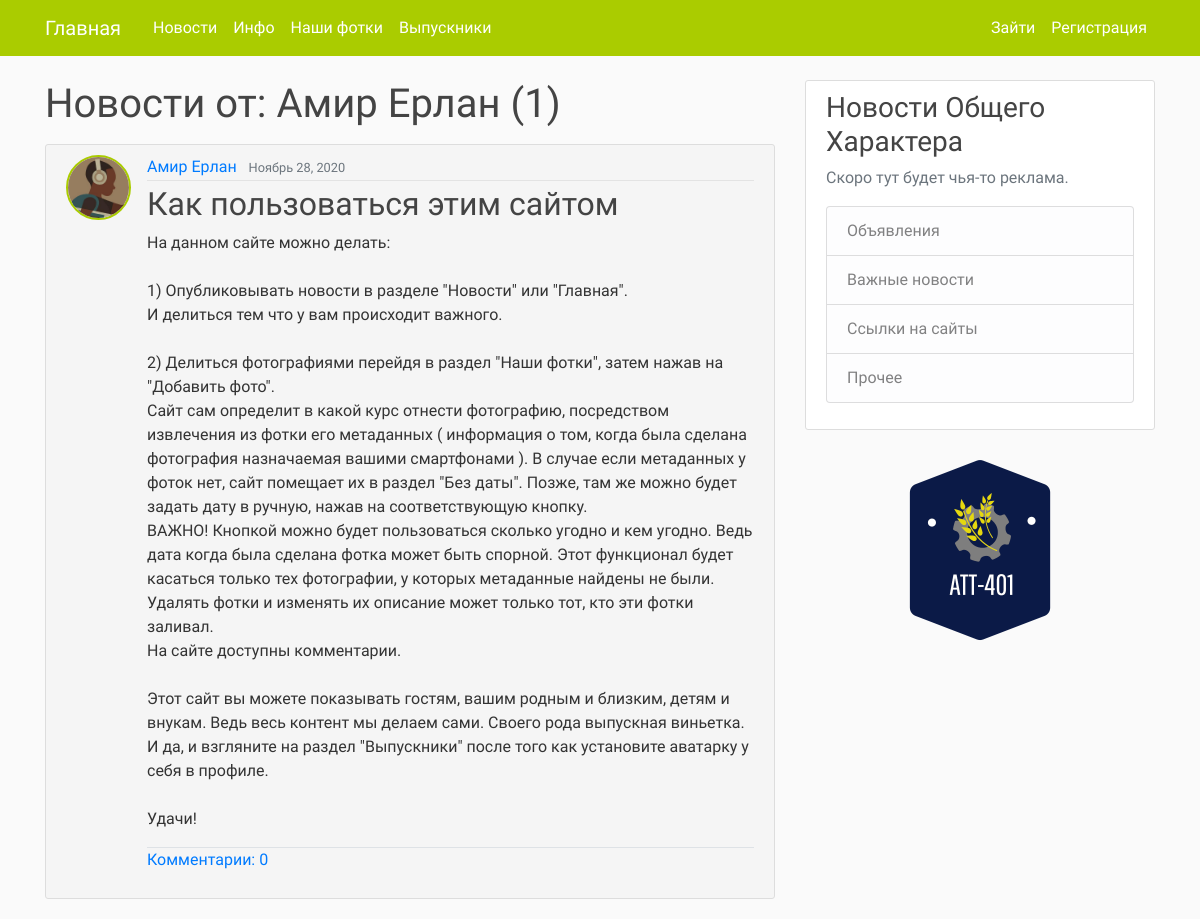
Screenshot of /user/Амир_Ерлан with the database file from the repository.
### BlogApp/models.py (models this page shows, shortened)
class Post(models.Model):
    title = models.CharField('Заголовок', max_length=100)
    content = models.TextField('Содержание')
    date_posted = models.DateTimeField(default=timezone.now)
    author = models.ForeignKey(User, on_delete=models.CASCADE)
    image = models.ImageField('Прикрепить фото', upload_to='news_photos', null=True, blank=True)
    pinned = models.BooleanField(default=False)
    current_image_name = models.TextField(null=True, blank=True)

### users/models.py (models this page shows, shortened)
class Profile(models.Model):
    user = models.OneToOneField(User, on_delete=models.CASCADE)
    image = models.ImageField(default="default.jpg")
    nickname = models.CharField(max_length=100, default="Никак")
    birthday = models.DateField(null=True, blank=True)
    cap = models.BooleanField(null=True, blank=True)
    left = models.IntegerField(null=True, blank=True)
    upper = models.IntegerField(null=True, blank=True)
    right = models.IntegerField(null=True, blank=True)
    lower = models.IntegerField(null=True, blank=True)
    old_image = models.TextField(null=True, blank=True)
    current_image_name = models.TextField(null=True, blank=True)

### BlogApp/views.py (the view)
# urls.py: path('user/<str:username>', UserPostListView.as_view(), name="user-posts"),
class UserPostListView(ListView):
    model = Post
    template_name = "BlogApp/user_posts.html" # <app>/<model>_<viewtype>.html
    context_object_name = "posts"
    paginate_by = 5
    def get_queryset(self):
        user = get_object_or_404(User, username=self.kwargs.get("username"))
        return Post.objects.filter(author=user).order_by("-date_posted")

### users/templatetags/name_filter.py (called while the page is built)
@register.filter(name='cutter')
@stringfilter
def cutter(value):
    return value.replace('_', ' ')

### BlogApp/templates/BlogApp/user_posts.html (shortened to what this page needs)
{% extends "BlogApp/base.html" %}
{% load name_filter %}
{% block content %}
    <h1 class="mb-3">Новости от: {{ view.kwargs.username|cutter }} ({{ page_obj.paginator.count }})</h1>
    {% for post in posts %}
            <article class="media content-section" style="background-color:#f5f5f5;">
                <img class="rounded-circle article-img" src="{{ post.author.profile.image.url }}" style="border:solid #aacc00 2px;">
              <div class="media-body">
                <div class="article-metadata">
                  <a class="mr-2" href="{% url 'user-posts' post.author.username %}">{{ post.author|cutter }}</a>
                  <small class="text-muted">{{ post.date_posted|date:"F d, Y" }}</small>
                </div>
                <h2><a class="article-title" href="{% url 'post-detail' post.id %}">{{ post.title }}</a></h2>
                <p class="article-content">{{ post.content }}</p>
                <p class="article-content border-top"><a href="{% url 'post-detail' post.id %}">Комментарии: {{ post.commentsonpost_set.count }}</a></p>
              </div>
            </article>
    {% endfor %}
{% endblock content %}

### BlogApp/static/BlogApp/main.css (style rules this page uses)
body { background: #fafafa; color: #333333; margin-top: 5rem; }
h1, h2, h3, h4, h5, h6 { color: #444444; }
.content-section { background: #ffffff; padding: 10px 20px; border: 1px solid #dddddd; border-radius: 3px; margin-bottom: 20px; }
.article-title { color: #444444; }
.article-content { white-space: pre-line; }
.article-img { height: 65px; width: 65px; margin-right: 16px; }
.article-metadata { padding-bottom: 1px; margin-bottom: 4px; border-bottom: 1px solid #e3e3e3 }

### BlogApp/templates/BlogApp/base.html (style rules this page uses)
* { font-family: 'Comfortaa', cursive, 'Helvetica Neue', Helvetica, Arial, sans-serif; }

### rows the page displays
Post: author.profile.image (picture), author "Амир Ерлан", date_posted "Ноябрь 28, 2020", title "Как пользоваться этим сайтом", content "На данном сайте можно делать: 1) Опубликовывать новости в разделе \"Новости\" или \"Главная\". И делиться тем что у вам происходит важного. 2) Делиться фотографиями перейдя в раздел \"Наши фотки\", затем нажав на \"Добавить фото\". Сайт сам определит в какой курс отнести фотографию, посредством извлечения из фотки его метаданных ( информация о том, когда была сделана фотография назначаемая вашими смартфонами ). В случае если метаданных у фоток нет, сайт помещает их в раздел \"Без даты\". Позже, там же можно будет задать дату в ручную, нажав на соответствующую кнопку. ВАЖНО! Кнопкой можно будет пользоваться сколько угодно и кем угодно. Ведь дата когда была сделана фотка может быть спорной. Этот…", commentsonpost_set.count "0"

### other values shown
{{ view.kwargs.username|cutter }} "Амир Ерлан"
{{ page_obj.paginator.count }} "1"
